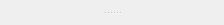
<?xml version="1.0" encoding="UTF-8"?>
<ui version="4.0">
 <class>PPLProtocolStepWidget</class>
 <widget class="QWidget" name="PPLProtocolStepWidget">
  <property name="geometry">
   <rect>
    <x>0</x>
    <y>0</y>
    <width>224</width>
    <height>22</height>
   </rect>
  </property>
  <property name="windowTitle">
   <string>Form</string>
  </property>
  <layout class="QGridLayout" name="gridLayout">
   <item row="0" column="0">
    <widget class="QSplitter" name="splitter">
     <property name="orientation">
      <enum>Qt::Orientation::Vertical</enum>
     </property>
     <property name="handleWidth">
      <number>3</number>
     </property>
     <widget class="DataExchangeWidget" name="dataExchangeWidget" native="true"/>
     <widget class="NameDescriptionWidget" name="nameDescriptionWidget" native="true"/>
    </widget>
   </item>
  </layout>
 </widget>
 <customwidgets>
  <customwidget>
   <class>DataExchangeWidget</class>
   <extends>QWidget</extends>
   <header location="global">gui.widgets.dataclasswidgets.dataexchangewidget</header>
   <container>1</container>
  </customwidget>
  <customwidget>
   <class>NameDescriptionWidget</class>
   <extends>QWidget</extends>
   <header location="global">gui.widgets.dataclasswidgets.namedescriptionwidget</header>
   <container>1</container>
  </customwidget>
 </customwidgets>
 <resources/>
 <connections/>
</ui>
